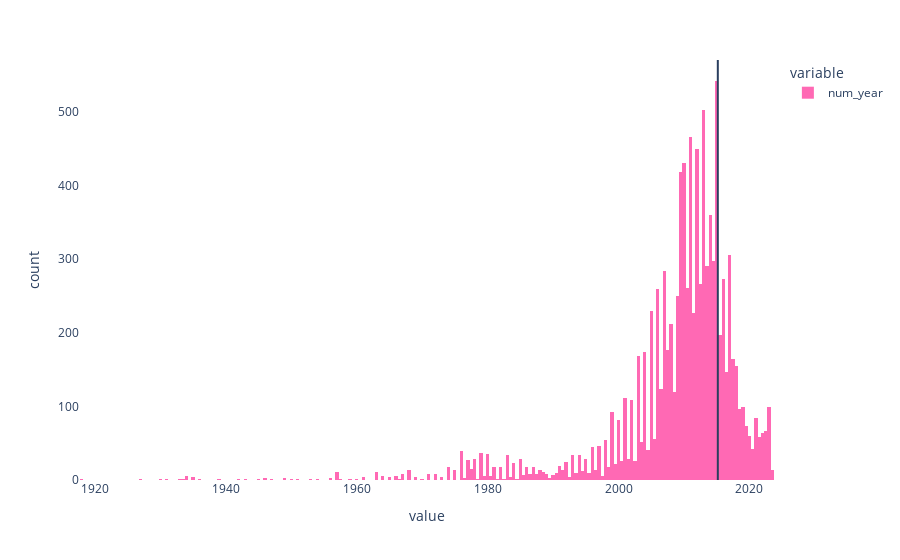

Source (notebook cell):
### Code cell
datsplit_fig = px.histogram(subsamphadf_dats.num_year, nbins=300,  color_discrete_sequence=['hotpink'] )
datsplit_fig.add_vline(x=2015.169406392694)
datsplit_fig.update_layout({
    'plot_bgcolor': 'rgba(0, 0, 0, 0)',  # Transparent plot background
    'paper_bgcolor': 'rgba(0, 0, 0, 0)'  # Transparent paper background
})
datsplit_fig.show()

### Figure 1 — Plotly figure (JSON) as saved in the notebook; plotly's stock layout.template omitted (floating-point values rounded to 4 significant figures; data arrays with more than 128 entries replaced by an {"elided": "..."} marker saying what was removed)
{"data": [{"alignmentgroup": "True", "bingroup": "x", "hovertemplate": "variable=num_year<br>value=%{x}<br>count=%{y}<extra></extra>", "legendgroup": "num_year", "marker": {"color": "hotpink", "pattern": {"shape": ""}}, "name": "num_year", "nbinsx": 300, "offsetgroup": "num_year", "orientation": "v", "showlegend": true, "type": "histogram", "x": {"elided": "10126 float values"}, "xaxis": "x", "yaxis": "y"}], "layout": {"autosize": true, "barmode": "relative", "legend": {"title": {"text": "variable"}, "tracegroupgap": 0}, "margin": {"t": 60}, "paper_bgcolor": "rgba(0, 0, 0, 0)", "plot_bgcolor": "rgba(0, 0, 0, 0)", "shapes": [{"type": "line", "x0": 2015.0, "x1": 2015.0, "xref": "x", "y0": 0, "y1": 1, "yref": "y domain"}], "xaxis": {"anchor": "y", "autorange": true, "domain": [0, 1], "range": [1918.0, 2024.0], "title": {"text": "value"}, "type": "linear"}, "yaxis": {"anchor": "x", "autorange": true, "domain": [0, 1], "range": [0, 570.5], "title": {"text": "count"}}}}
